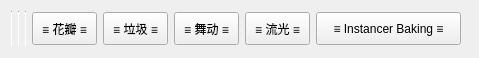
<?xml version="1.0" encoding="UTF-8"?>
<ui version="4.0">
 <class>menuSetForm</class>
 <widget class="QWidget" name="menuSetForm">
  <property name="geometry">
   <rect>
    <x>0</x>
    <y>0</y>
    <width>479</width>
    <height>58</height>
   </rect>
  </property>
  <property name="minimumSize">
   <size>
    <width>0</width>
    <height>0</height>
   </size>
  </property>
  <property name="maximumSize">
   <size>
    <width>16777215</width>
    <height>16777215</height>
   </size>
  </property>
  <property name="windowTitle">
   <string>Form</string>
  </property>
  <layout class="QHBoxLayout" name="menuSetLayout" stretch="0,0,0,1,1,1,1,1">
   <item>
    <widget class="Line" name="line">
     <property name="minimumSize">
      <size>
       <width>1</width>
       <height>0</height>
      </size>
     </property>
     <property name="maximumSize">
      <size>
       <width>1</width>
       <height>16777215</height>
      </size>
     </property>
     <property name="orientation">
      <enum>Qt::Vertical</enum>
     </property>
    </widget>
   </item>
   <item>
    <widget class="Line" name="line_3">
     <property name="minimumSize">
      <size>
       <width>1</width>
       <height>0</height>
      </size>
     </property>
     <property name="maximumSize">
      <size>
       <width>1</width>
       <height>16777215</height>
      </size>
     </property>
     <property name="orientation">
      <enum>Qt::Vertical</enum>
     </property>
    </widget>
   </item>
   <item>
    <widget class="Line" name="line_2">
     <property name="minimumSize">
      <size>
       <width>1</width>
       <height>0</height>
      </size>
     </property>
     <property name="maximumSize">
      <size>
       <width>1</width>
       <height>16777215</height>
      </size>
     </property>
     <property name="orientation">
      <enum>Qt::Vertical</enum>
     </property>
    </widget>
   </item>
   <item>
    <widget class="QPushButton" name="fxMSBtn">
     <property name="minimumSize">
      <size>
       <width>65</width>
       <height>33</height>
      </size>
     </property>
     <property name="maximumSize">
      <size>
       <width>65</width>
       <height>16777215</height>
      </size>
     </property>
     <property name="text">
      <string>≡ 花瓣 ≡</string>
     </property>
     <property name="-command" stdset="0">
      <string>&quot;source \&quot;barbarian/fx/tjh_flower_fall.mel\&quot;;&quot;</string>
     </property>
     <property name="-bgc" stdset="0">
      <string>0.25 0.25 0.25</string>
     </property>
    </widget>
   </item>
   <item>
    <widget class="QPushButton" name="fxMSBtn_2">
     <property name="minimumSize">
      <size>
       <width>65</width>
       <height>33</height>
      </size>
     </property>
     <property name="maximumSize">
      <size>
       <width>65</width>
       <height>16777215</height>
      </size>
     </property>
     <property name="text">
      <string>≡ 垃圾 ≡</string>
     </property>
     <property name="-command" stdset="0">
      <string>&quot;source \&quot;barbarian/fx/tjh_rubbish_dumper.mel\&quot;;&quot;</string>
     </property>
     <property name="-bgc" stdset="0">
      <string>0.25 0.25 0.25</string>
     </property>
    </widget>
   </item>
   <item>
    <widget class="QPushButton" name="fxMSBtn_3">
     <property name="minimumSize">
      <size>
       <width>65</width>
       <height>33</height>
      </size>
     </property>
     <property name="maximumSize">
      <size>
       <width>65</width>
       <height>16777215</height>
      </size>
     </property>
     <property name="text">
      <string>≡ 舞动 ≡</string>
     </property>
     <property name="-command" stdset="0">
      <string>&quot;source \&quot;barbarian/fx/tjh_colorDancer.mel\&quot;;&quot;</string>
     </property>
     <property name="-bgc" stdset="0">
      <string>0.25 0.25 0.25</string>
     </property>
    </widget>
   </item>
   <item>
    <widget class="QPushButton" name="fxMSBtn_4">
     <property name="minimumSize">
      <size>
       <width>65</width>
       <height>33</height>
      </size>
     </property>
     <property name="maximumSize">
      <size>
       <width>65</width>
       <height>16777215</height>
      </size>
     </property>
     <property name="text">
      <string>≡ 流光 ≡</string>
     </property>
     <property name="-command" stdset="0">
      <string>&quot;source \&quot;barbarian/fx/tjh_car_motion_lighting.mel\&quot;;&quot;</string>
     </property>
     <property name="-bgc" stdset="0">
      <string>0.25 0.25 0.25</string>
     </property>
    </widget>
   </item>
   <item>
    <widget class="QPushButton" name="fxMSBtn_5">
     <property name="minimumSize">
      <size>
       <width>145</width>
       <height>33</height>
      </size>
     </property>
     <property name="maximumSize">
      <size>
       <width>145</width>
       <height>16777215</height>
      </size>
     </property>
     <property name="text">
      <string>≡ Instancer Baking ≡</string>
     </property>
     <property name="-command" stdset="0">
      <string>&quot;source \&quot;barbarian/fx/InstancerBaking_v1.mel\&quot;;&quot;</string>
     </property>
     <property name="-bgc" stdset="0">
      <string>0.25 0.25 0.25</string>
     </property>
    </widget>
   </item>
  </layout>
 </widget>
 <resources/>
 <connections/>
</ui>
